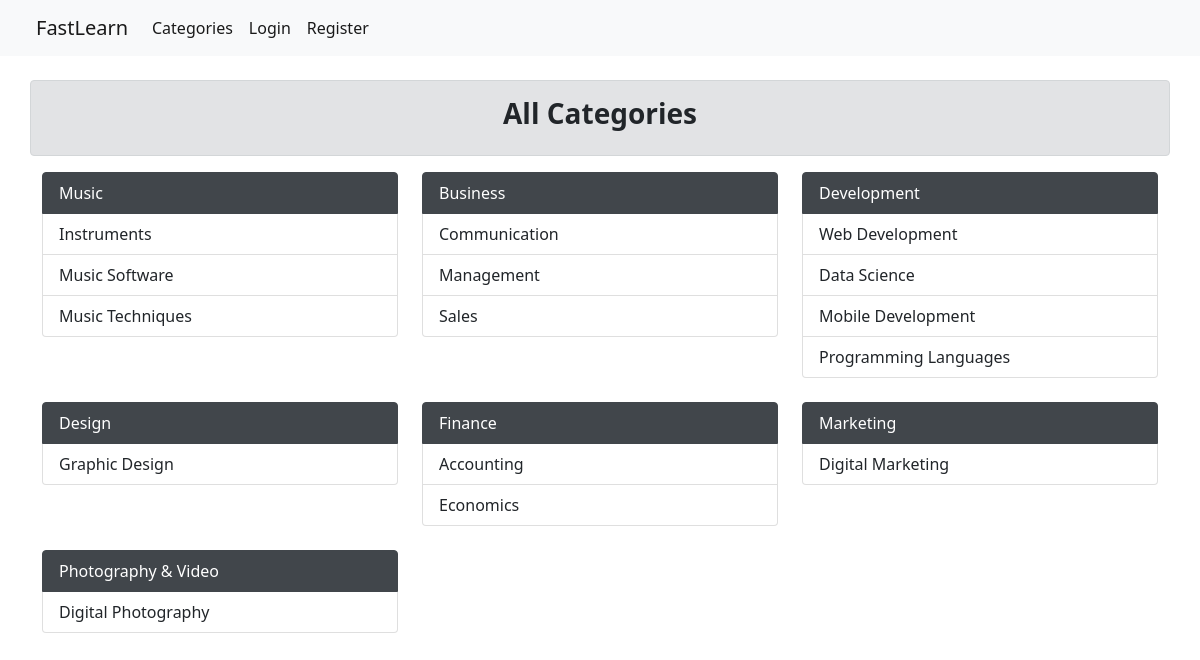
Page /categories/ on the committed database.
### flearn/models.py (models this page shows, shortened)
class Category(models.Model):
    name = models.CharField(max_length=200, db_index=True)
    slug = models.SlugField(max_length=200, unique=True)

class SubCategory(models.Model):
    category = models.ForeignKey(Category, related_name='sub_categories',
                                on_delete=models.CASCADE)
    name = models.CharField(max_length=200)
    slug = models.SlugField(max_length=200, unique=True)
    image = models.ImageField(upload_to='sub_category/intro', blank=True)
    description = models.TextField()
    created = models.DateTimeField(auto_now_add=True)
    updated = models.DateTimeField(auto_now=True)

### flearn/views.py (the view)
# urls.py: path('categories/', views.categories, name='all_categories'),
def categories(request):
    categories = Category.objects.all()
    context = {
        'categories': categories,
    }
    return render(request, 'flearn/all_categories.html', context)

### flearn/templates/flearn/all_categories.html (shortened to what this page needs)
{% extends 'base.html' %}
{% load static %}
{% block content %}
<br>
<div class="container">
    <div class="row">
        <div class="alert alert-secondary">
            <h3 class="text-dark text-center fw-bold">All Categories</h3>
        </div>
    </div>
    <div class="row">
        {% for item in categories %}
        <div class="col-4">
            <div class="list-group">
                <a class="list-group-item list-group-item-secondary list-group-item-action active" aria-current="true">
                {{item.name}}
                </a>
                {% for subitem in item.sub_categories.all %}
                <a href="{% url 'flearn:subcategory_detail' subitem.slug %}" class="list-group-item list-group-item-action text-dark">{{subitem.name}}</a>
                {% endfor %}
            </div>
            <br>
        </div>
        {% endfor %}
    </div>
</div>
{% endblock %}

### rows in the picture
Category: name "Music"
SubCategory: name "Instruments"
SubCategory: name "Music Software"
SubCategory: name "Music Techniques"
Category: name "Business"
SubCategory: name "Communication"
SubCategory: name "Management"
SubCategory: name "Sales"
Category: name "Development"
SubCategory: name "Web Development"
SubCategory: name "Data Science"
SubCategory: name "Mobile Development"
SubCategory: name "Programming Languages"
Category: name "Design"
SubCategory: name "Graphic Design"
Category: name "Finance"
SubCategory: name "Accounting"
SubCategory: name "Economics"
Category: name "Marketing"
SubCategory: name "Digital Marketing"
Category: name "Photography & Video"
SubCategory: name "Digital Photography"
